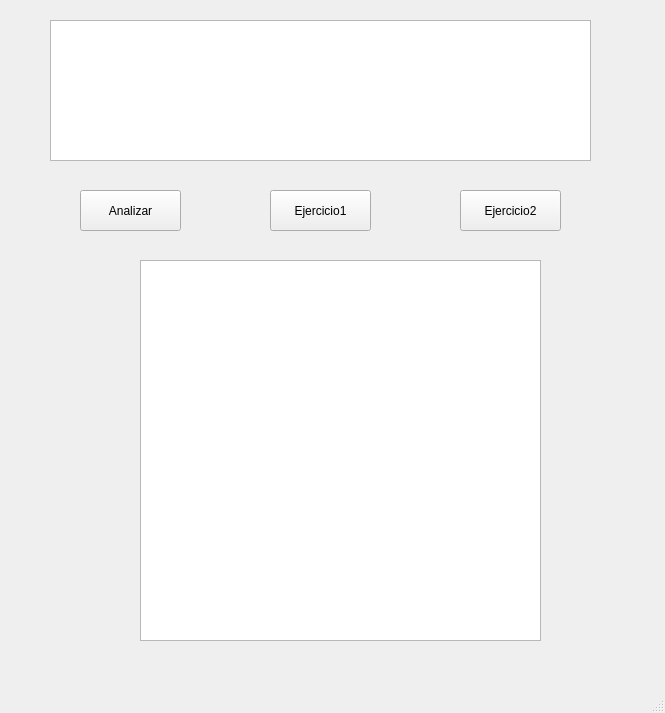
<?xml version="1.0" encoding="UTF-8"?>
<ui version="4.0">
 <class>MainWindow</class>
 <widget class="QMainWindow" name="MainWindow">
  <property name="geometry">
   <rect>
    <x>0</x>
    <y>0</y>
    <width>665</width>
    <height>713</height>
   </rect>
  </property>
  <property name="windowTitle">
   <string>MainWindow</string>
  </property>
  <widget class="QWidget" name="centralwidget">
   <widget class="QTextEdit" name="textEdit1">
    <property name="geometry">
     <rect>
      <x>50</x>
      <y>20</y>
      <width>541</width>
      <height>141</height>
     </rect>
    </property>
   </widget>
   <widget class="QTableWidget" name="tableWidget">
    <property name="geometry">
     <rect>
      <x>140</x>
      <y>260</y>
      <width>401</width>
      <height>381</height>
     </rect>
    </property>
   </widget>
   <widget class="QPushButton" name="pushButton">
    <property name="geometry">
     <rect>
      <x>80</x>
      <y>190</y>
      <width>101</width>
      <height>41</height>
     </rect>
    </property>
    <property name="text">
     <string>Analizar</string>
    </property>
   </widget>
   <widget class="QPushButton" name="Ejercicio1">
    <property name="geometry">
     <rect>
      <x>270</x>
      <y>190</y>
      <width>101</width>
      <height>41</height>
     </rect>
    </property>
    <property name="text">
     <string>Ejercicio1</string>
    </property>
   </widget>
   <widget class="QPushButton" name="Ejercicio2">
    <property name="geometry">
     <rect>
      <x>460</x>
      <y>190</y>
      <width>101</width>
      <height>41</height>
     </rect>
    </property>
    <property name="text">
     <string>Ejercicio2</string>
    </property>
   </widget>
  </widget>
  <widget class="QMenuBar" name="menubar">
   <property name="geometry">
    <rect>
     <x>0</x>
     <y>0</y>
     <width>665</width>
     <height>26</height>
    </rect>
   </property>
  </widget>
  <widget class="QStatusBar" name="statusbar"/>
 </widget>
 <resources/>
 <connections/>
</ui>
